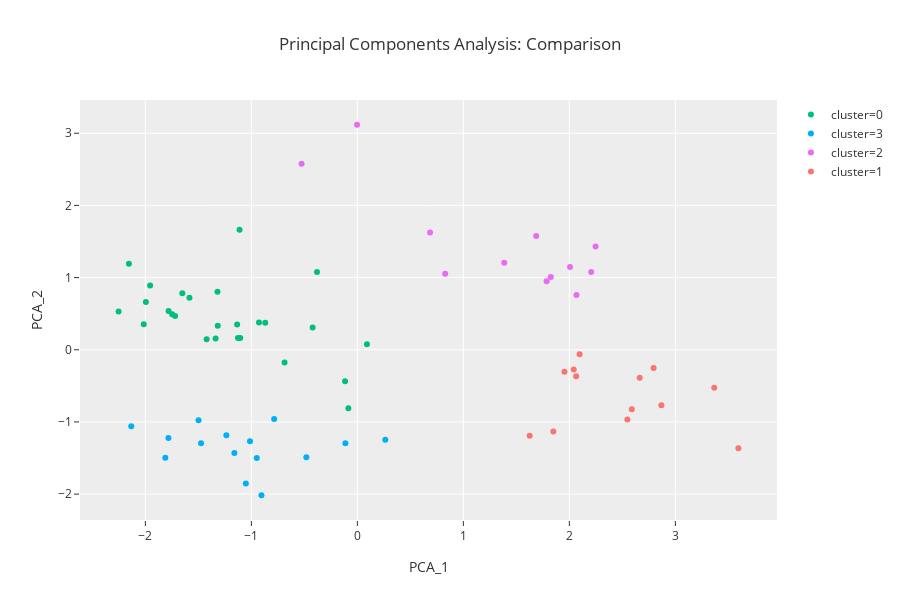

The cell this chart's notebook holds for it:
### Markdown cell above
Not very compelling.

### Code cell
px.scatter(data_frame=pca_df
           ,x='PCA_1'
           ,y='PCA_2'
           ,color='cluster'
           ,template='ggplot2'
           ,title='Principal Components Analysis: Comparison'
           ,hover_name='person'
#            ,labels={"neg":"Negative Sentiment"
#                     ,"pos":"Positive Sentiment"
#                     ,"comment_length":"Avg Comment Char Length"
#                    }
            ,color_discrete_map={'got':'orange','dems': 'blue'}
          )

### Figure 1 — Plotly figure (JSON) as saved in the notebook; plotly's stock layout.template omitted (floating-point values rounded to 4 significant figures)
{"data": [{"hoverlabel": {"namelength": 0}, "hovertemplate": "<b>%{hovertext}</b><br><br>cluster=0<br>PCA_1=%{x}<br>PCA_2=%{y}", "hovertext": ["bran", "cersei", "arya", "jamie", "brienne", "jorah", "theon", "hound", "mountain", "robb", "dragons", "melisandre", "bronn", "gilly", "ramsey", "missandei", "ned", "catelyn", "tormund", "robert", "tommen", "viserys", "margaery", "euron", "oberyn", "ygritte"], "legendgroup": "cluster=0", "marker": {"color": "#00BF7D", "symbol": "circle"}, "mode": "markers", "name": "cluster=0", "showlegend": true, "type": "scatter", "uid": "48ee95f7-4331-43e1-8560-9c189c20888e", "x": [-1.584, -2.252, -1.72, -1.747, -1.319, -1.317, -0.3807, -1.105, -1.126, -1.111, -1.995, -1.651, -0.9279, 0.09064, -1.422, -1.955, -1.134, -0.8689, -0.4219, -1.781, -1.337, -2.015, -0.08489, -2.155, -0.6865, -0.1158], "xaxis": "x", "y": [0.7219, 0.5314, 0.4661, 0.4934, 0.8053, 0.3324, 1.076, 0.1625, 0.1616, 1.663, 0.6627, 0.7831, 0.3793, 0.07613, 0.1439, 0.8901, 0.3508, 0.374, 0.3083, 0.5368, 0.1574, 0.3535, -0.8108, 1.191, -0.1759, -0.4375], "yaxis": "y"}, {"hoverlabel": {"namelength": 0}, "hovertemplate": "<b>%{hovertext}</b><br><br>cluster=3<br>PCA_1=%{x}<br>PCA_2=%{y}", "hovertext": ["jon", "dany", "davos", "doran", "tyrion", "sansa", "stannis", "varys", "samwell", "littlefinger", "joffrey", "gendry", "grey worm", "night_king", "mance"], "legendgroup": "cluster=3", "marker": {"color": "#00B0F6", "symbol": "circle"}, "mode": "markers", "name": "cluster=3", "showlegend": true, "type": "scatter", "uid": "d3bc4758-92d4-434a-821c-57eef0e0481d", "x": [-1.812, -2.133, -0.1128, -1.013, -1.236, -1.498, -1.16, -1.475, 0.2639, -0.7848, -1.052, -0.9486, -1.782, -0.9049, -0.4812], "xaxis": "x", "y": [-1.497, -1.06, -1.296, -1.267, -1.186, -0.9773, -1.432, -1.297, -1.247, -0.961, -1.852, -1.499, -1.222, -2.016, -1.489], "yaxis": "y"}, {"hoverlabel": {"namelength": 0}, "hovertemplate": "<b>%{hovertext}</b><br><br>cluster=2<br>PCA_1=%{x}<br>PCA_2=%{y}", "hovertext": ["jaqen", "hodor", "biden", "buttigieg", "gillibrand", "hickenlooper", "klobuchar", "gabbard", "sanders", "o'rourke", "delaney", "yang"], "legendgroup": "cluster=2", "marker": {"color": "#E76BF3", "symbol": "circle"}, "mode": "markers", "name": "cluster=2", "showlegend": true, "type": "scatter", "uid": "19b20d47-6249-4092-832b-2b1d51b951f6", "x": [0.6856, -0.5262, 1.786, 2.007, 1.687, 2.067, 0.8289, -0.002727, 1.825, 2.247, 1.386, 2.206], "xaxis": "x", "y": [1.623, 2.577, 0.9475, 1.146, 1.575, 0.7593, 1.053, 3.117, 1.007, 1.431, 1.206, 1.078], "yaxis": "y"}, {"hoverlabel": {"namelength": 0}, "hovertemplate": "<b>%{hovertext}</b><br><br>cluster=1<br>PCA_1=%{x}<br>PCA_2=%{y}", "hovertext": ["harris", "warren", "booker", "inslee", "castro", "de blasio", "bullock", "gravel", "messam", "bennet", "moulton", "swalwell", "williamson"], "legendgroup": "cluster=1", "marker": {"color": "#F8766D", "symbol": "circle"}, "mode": "markers", "name": "cluster=1", "showlegend": true, "type": "scatter", "uid": "36153eaa-c32a-41ad-b706-6ff154025c61", "x": [2.064, 1.626, 2.097, 3.367, 2.041, 2.548, 3.595, 1.849, 2.795, 2.664, 2.868, 2.589, 1.954], "xaxis": "x", "y": [-0.3666, -1.192, -0.06124, -0.5265, -0.2748, -0.9646, -1.363, -1.131, -0.2545, -0.3867, -0.7689, -0.8242, -0.3047], "yaxis": "y"}], "layout": {"grid": {"xaxes": ["x"], "xgap": 0.1, "xside": "bottom", "yaxes": ["y"], "ygap": 0.1, "yside": "left"}, "height": 600, "legend": {"tracegroupgap": 0}, "title": {"text": "Principal Components Analysis: Comparison"}, "xaxis": {"title": {"text": "PCA_1"}}, "yaxis": {"title": {"text": "PCA_2"}}}}
